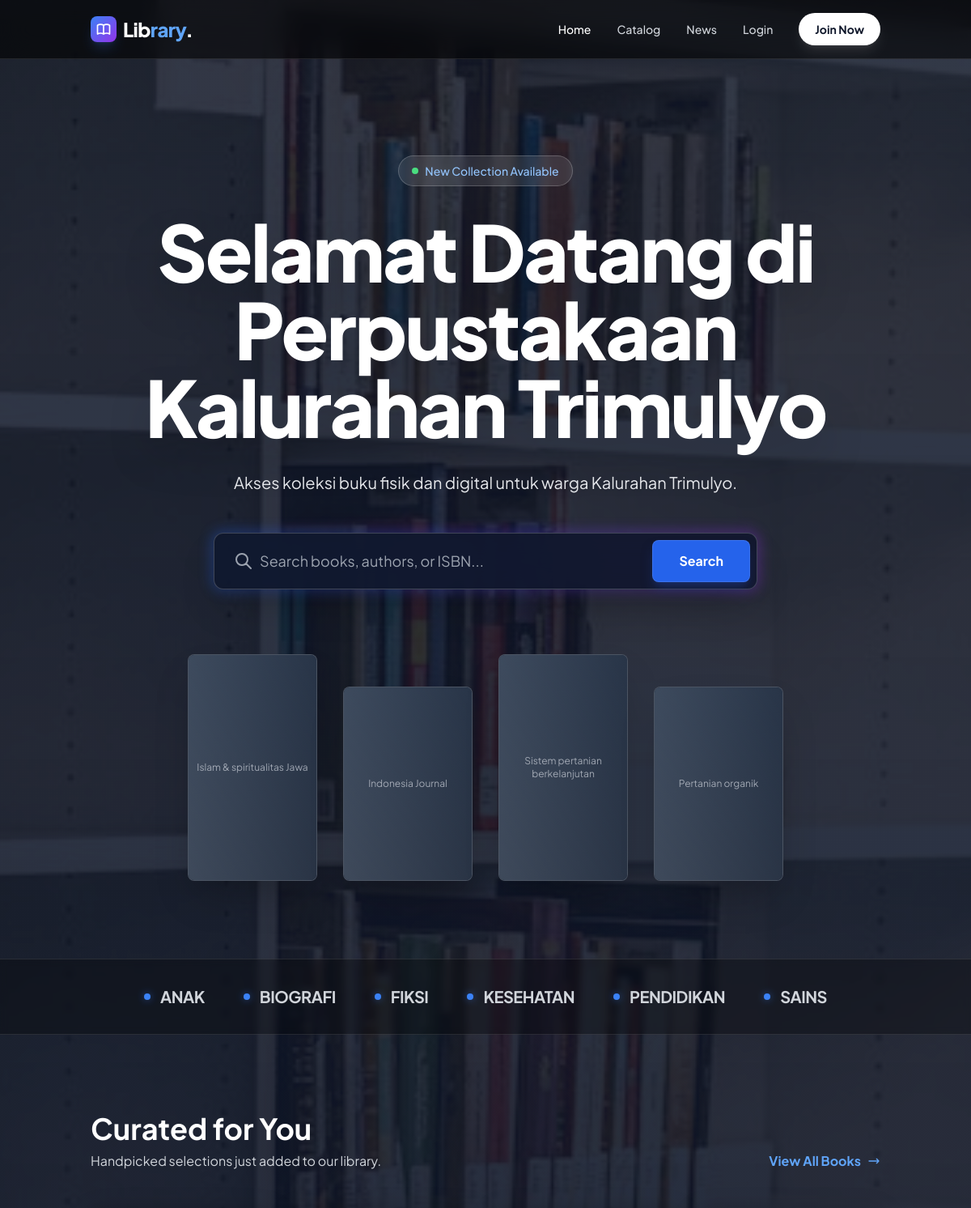
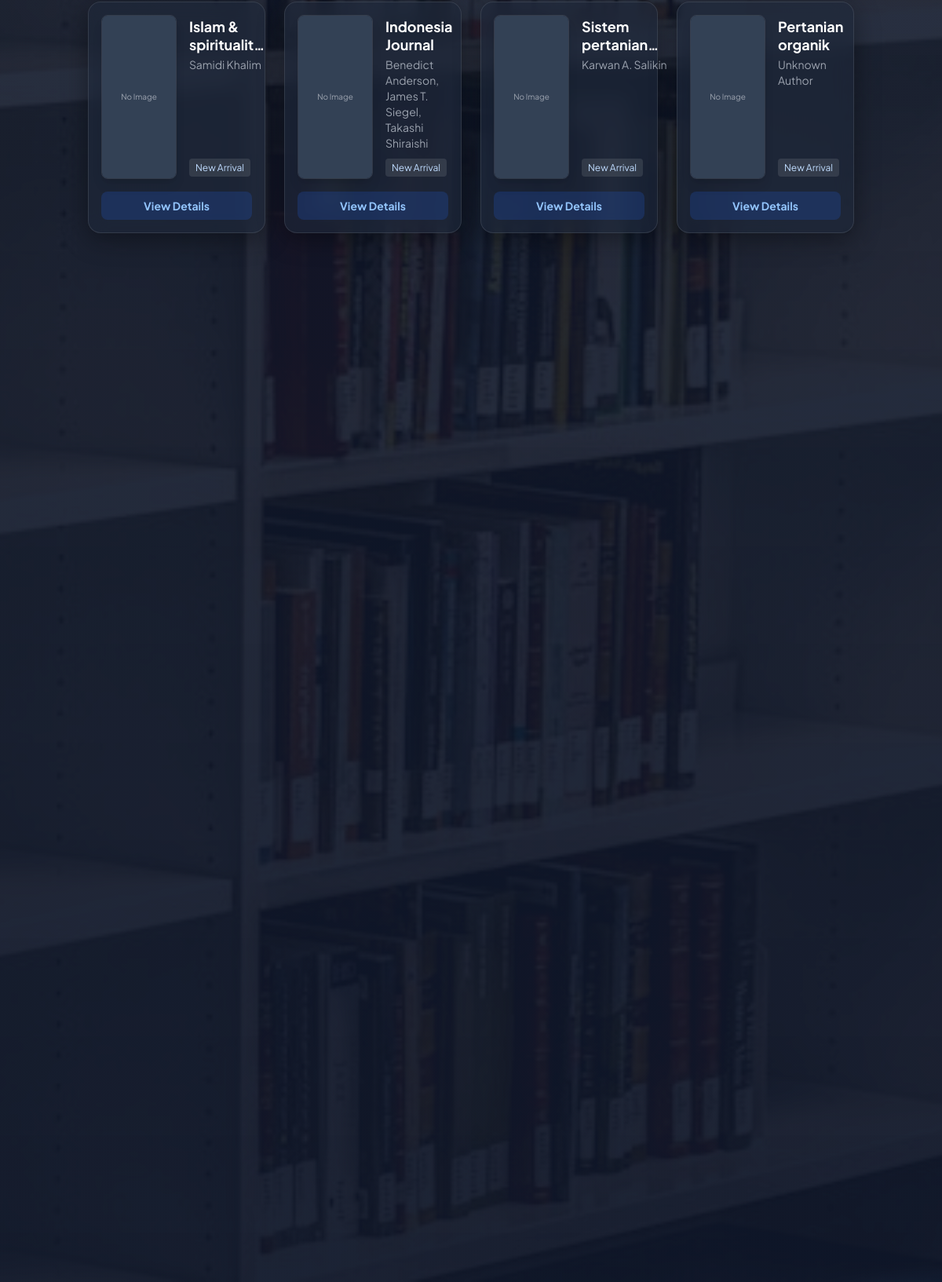
The app's page /index2.php with its own data (2 pictures, top to bottom).
### tables this page shows
CREATE TABLE `settings` (
  `id` int(11) NOT NULL AUTO_INCREMENT,
  `key_name` varchar(100) NOT NULL,
  `value` text DEFAULT NULL,
  `updated_at` timestamp NOT NULL DEFAULT current_timestamp() ON UPDATE current_timestamp(),
  PRIMARY KEY (`id`),
  UNIQUE KEY `key_name` (`key_name`)
);

CREATE TABLE `books` (
  `id` int(11) NOT NULL AUTO_INCREMENT,
  `title` varchar(255) NOT NULL,
  `author` varchar(255) NOT NULL,
  `translator` varchar(255) DEFAULT NULL,
  `publisher` varchar(255) DEFAULT NULL,
  `publish_location` varchar(255) DEFAULT NULL,
  `year` int(11) DEFAULT NULL,
  `isbn` varchar(64) DEFAULT NULL,
  `language` varchar(16) DEFAULT NULL,
  `pages` int(11) DEFAULT NULL,
  `dimensions` varchar(64) DEFAULT NULL,
  `cover_type` varchar(64) DEFAULT NULL,
  `ddc_code` varchar(64) DEFAULT NULL,
  `subjects` text DEFAULT NULL,
  `synopsis` text DEFAULT NULL,
  `cover_image` varchar(255) DEFAULT NULL,
  `file_path` varchar(255) DEFAULT NULL,
  `type` enum('physical','digital') DEFAULT 'physical',
  `stock` int(11) DEFAULT 0,
  `category_id` int(11) DEFAULT NULL,
  `created_at` timestamp NOT NULL DEFAULT current_timestamp(),
  PRIMARY KEY (`id`),
  KEY `fk_books_category` (`category_id`),
  CONSTRAINT `fk_books_category` FOREIGN KEY (`category_id`) REFERENCES `categories` (`id`) ON DELETE SET NULL
);

CREATE TABLE `categories` (
  `id` int(11) NOT NULL AUTO_INCREMENT,
  `name` varchar(100) NOT NULL,
  `created_at` timestamp NOT NULL DEFAULT current_timestamp(),
  PRIMARY KEY (`id`)
);

### index2.php (the view, shortened to what this page needs)
<?php
require_once 'includes/header.php';
try {
    $stmt = $pdo->query("SELECT * FROM books ORDER BY created_at DESC LIMIT 8");
    $recentBooks = $stmt->fetchAll();
} catch (PDOException $e) {
    $recentBooks = [];
}
try {
    $stmt = $pdo->query("SELECT * FROM categories ORDER BY name LIMIT 6");
    $categories = $stmt->fetchAll();
} catch (PDOException $e) {
    $categories = [];
}
$hero_title = $pdo->query("SELECT value FROM settings WHERE key_name = 'hero_title'")->fetchColumn() ?: "Expand Your Mind";
$hero_subtitle = $pdo->query("SELECT value FROM settings WHERE key_name = 'hero_subtitle'")->fetchColumn() ?: "Discover a world of knowledge with our premium collection of digital and physical books.";
?>
<div class="bg-fixed-cover"></div>
<div class="bg-overlay-dark"></div>
<header class="fixed w-full top-0 z-50 glass-nav transition-all duration-300">
    <div class="container mx-auto px-6 py-4 flex justify-between items-center">
        <a href="index2.php" class="text-2xl font-extrabold tracking-tight flex items-center gap-2">
            <div class="w-8 h-8 rounded-lg bg-gradient-to-br from-blue-500 to-purple-600 flex items-center justify-center text-white shadow-lg shadow-blue-500/20">
            </div>
            <span class="text-white">Lib<span class="text-blue-400">rary</span>.</span>
        </a>
        <div class="hidden md:flex items-center space-x-8">
            <a href="index2.php" class="text-sm font-medium text-white hover:text-blue-400 transition shadow-sm">Home</a>
            <a href="catalog.php" class="text-sm font-medium text-gray-300 hover:text-white transition">Catalog</a>
            <a href="news.php" class="text-sm font-medium text-gray-300 hover:text-white transition">News</a>
            <?php if (isset($_SESSION['member_id'])): ?>
                <a href="member/index.php" class="px-5 py-2.5 text-sm font-bold text-white bg-blue-600 rounded-full hover:bg-blue-500 transition shadow-lg shadow-blue-500/30">Dashboard</a>
            <?php else: ?>
                <a href="login.php" class="text-sm font-medium text-gray-300 hover:text-white transition">Login</a>
                <a href="register.php" class="px-5 py-2.5 text-sm font-bold text-slate-900 bg-white rounded-full hover:bg-gray-100 transition shadow-lg shadow-white/10">Join Now</a>
            <?php endif; ?>
        </div>
    </div>
</header>
<div class="pt-24 min-h-screen overflow-hidden relative">
    <section class="relative container mx-auto px-6 py-12 lg:py-24 flex flex-col items-center text-center z-10">
        <div class="inline-flex items-center gap-2 px-4 py-2 rounded-full bg-white/10 border border-white/20 text-sm font-medium text-blue-300 mb-8 backdrop-blur-sm">
            <span class="w-2 h-2 rounded-full bg-green-400 animate-pulse"></span>
            New Collection Available
        </div>
        <h1 class="text-5xl md:text-7xl lg:text-8xl font-extrabold tracking-tight mb-8 leading-tight max-w-5xl text-white drop-shadow-2xl">
            <?= htmlspecialchars($hero_title) ?>
        </h1>
        <p class="text-lg md:text-xl text-gray-200 mb-12 max-w-2xl leading-relaxed drop-shadow-md">
            <?= htmlspecialchars($hero_subtitle) ?>
        </p>
        <div class="w-full max-w-2xl relative group">
            <form action="catalog.php" class="relative flex bg-slate-900/90 rounded-xl p-2 border border-white/20 backdrop-blur-xl shadow-2xl">
                <div class="flex-grow relative">
                    <svg class="w-6 h-6 absolute left-4 top-3.5 text-gray-400" fill="none" stroke="currentColor" viewBox="0 0 24 24"><path stroke-linecap="round" stroke-linejoin="round" stroke-width="2" d="M21 21l-6-6m2-5a7 7 0 11-14 0 7 7 0 0114 0z"></path></svg>
                    <input type="text" name="q" placeholder="Search books, authors, or ISBN..." class="w-full bg-transparent text-white pl-12 pr-4 py-3 focus:outline-none placeholder-gray-400 text-lg">
                </div>
                <button type="submit" class="bg-blue-600 hover:bg-blue-500 text-white px-8 py-2 rounded-lg font-bold transition shadow-lg shadow-blue-900/50 border border-white/10">
                    Search
                </button>
            </form>
        </div>
        <div class="mt-20 w-full max-w-6xl relative perspective-1000">
            <div class="flex justify-center gap-4 md:gap-8 flex-wrap">
                <?php foreach (array_slice($recentBooks, 0, 5) as $index => $book): ?>
                    <div class="w-24 md:w-32 lg:w-40 aspect-[2/3] rounded-lg shadow-2xl transform hover:-translate-y-4 transition duration-300 border border-white/20 overflow-hidden bg-slate-800 relative group" style="margin-top: <?= $index % 2 == 0 ? '0' : '40px' ?>;">
                        <?php if (!empty($book['cover']) && file_exists("uploads/covers/" . $book['cover'])): ?>
                            <img src="uploads/covers/<?= htmlspecialchars($book['cover']) ?>" class="w-full h-full object-cover">
                        <?php else: ?>
                            <div class="w-full h-full bg-gradient-to-br from-slate-700 to-slate-800 flex items-center justify-center">
                                <span class="text-xs text-center p-2 text-gray-400"><?= htmlspecialchars($book['title']) ?></span>
                            </div>
                        <?php endif; ?>
                        <div class="absolute inset-0 bg-gradient-to-tr from-white/10 to-transparent pointer-events-none"></div>
                    </div>
                <?php endforeach; ?>
            </div>
        </div>
    </section>
    <div class="w-full bg-black/30 border-y border-white/10 py-8 overflow-hidden backdrop-blur-sm">
        <div class="flex space-x-12 animate-marquee whitespace-nowrap justify-center">
            <?php foreach ($categories as $cat): ?>
                <a href="catalog.php?category=<?= $cat['id'] ?>" class="flex items-center gap-3 text-gray-300 hover:text-white transition group cursor-pointer">
                    <span class="w-2 h-2 rounded-full bg-blue-500 group-hover:scale-150 transition shadow-[0_0_10px_rgba(59,130,246,0.5)]"></span>
                    <span class="text-xl font-bold tracking-tight uppercase"><?= htmlspecialchars($cat['name']) ?></span>
                </a>
            <?php endforeach; ?>
        </div>
    </div>
    <section class="container mx-auto px-6 py-24">
        <div class="flex flex-col md:flex-row justify-between items-end mb-12">
            <div>
                <h2 class="text-3xl md:text-4xl font-bold mb-2 text-white">Curated for You</h2>
                <p class="text-gray-300">Handpicked selections just added to our library.</p>
            </div>
            <a href="catalog.php" class="group flex items-center gap-2 text-blue-400 font-bold mt-4 md:mt-0 hover:text-blue-300 transition">
                View All Books
                <svg class="w-4 h-4 group-hover:translate-x-1 transition" fill="none" stroke="currentColor" viewBox="0 0 24 24"><path stroke-linecap="round" stroke-linejoin="round" stroke-width="2" d="M17 8l4 4m0 0l-4 4m4-4H3"></path></svg>
            </a>
        </div>
        <div class="grid grid-cols-1 md:grid-cols-2 lg:grid-cols-4 gap-6">
            <?php foreach (array_slice($recentBooks, 0, 4) as $book): ?>
                <div class="group relative glass-card rounded-2xl p-4 hover:bg-slate-800/80 transition duration-300 hover:border-blue-500/50 flex flex-col h-full">
                    <div class="flex gap-4 flex-grow">
                        <div class="w-24 aspect-[2/3] rounded-lg overflow-hidden shadow-lg flex-shrink-0 border border-white/10 relative">
                             <?php if (!empty($book['cover']) && file_exists("uploads/covers/" . $book['cover'])): ?>
                                <img src="uploads/covers/<?= htmlspecialchars($book['cover']) ?>" class="w-full h-full object-cover group-hover:scale-110 transition duration-500">
                            <?php else: ?>
                                <div class="w-full h-full bg-slate-700 flex items-center justify-center">
                                    <span class="text-[10px] text-gray-400">No Image</span>
                                </div>
                            <?php endif; ?>
                        </div>
                        <div class="flex flex-col py-1">
                            <h3 class="font-bold text-lg leading-tight mb-1 text-white group-hover:text-blue-400 transition line-clamp-2">
                                <?= htmlspecialchars($book['title']) ?>
                            </h3>
                            <p class="text-sm text-gray-400 mb-2"><?= htmlspecialchars($book['author']) ?></p>
                            <div class="mt-auto">
                                <span class="text-xs bg-white/10 text-blue-200 px-2 py-1 rounded">New Arrival</span>
                            </div>
                        </div>
                    </div>
                    <a href="detail.php?id=<?= $book['id'] ?>" class="mt-4 w-full block text-center py-2 rounded-lg bg-blue-600/20 text-blue-300 font-bold hover:bg-blue-600 hover:text-white transition text-sm">
                        View Details
                    </a>
                </div>
            <?php endforeach; ?>
        </div>
    </section>
</div>
<?php require_once 'includes/footer.php'; ?>

### includes/header.php (style rules this page uses)
body { font-family: 'Outfit', sans-serif; }

### records on screen
settings: value "Selamat Datang di Perpustakaan Kalurahan Trimulyo"
settings: value "Akses koleksi buku fisik dan digital untuk warga Kalurahan Trimulyo."
books: title "Islam & spiritualitas Jawa", title "Islam &…", author "Samidi Khalim"
books: title "Indonesia Journal", author "Benedict Anderson, James T. Siegel, Takashi Shiraishi"
books: title "Sistem pertanian berkelanjutan", title "Sistem…", author "Karwan A. Salikin"
books: title "Pertanian organik", author "Unknown Author"
categories: name "ANAK"
categories: name "BIOGRAFI"
categories: name "FIKSI"
categories: name "KESEHATAN"
categories: name "PENDIDIKAN"
categories: name "SAINS"
